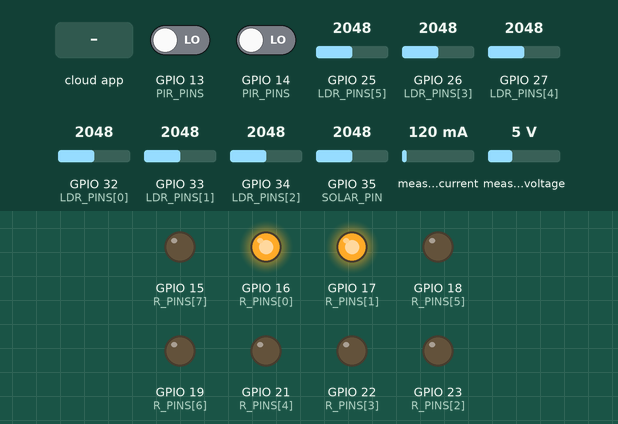
Recording of a sketch running on a simulated ESP32. Shown: output pins drawn as LEDs (lit = HIGH). The inputs (shaded band) are chosen by the test bench; at power-on: GPIO 13 (PIR_PINS) LOW, GPIO 14 (PIR_PINS) LOW, GPIO 25 (LDR_PINS[5]) = 2048, GPIO 26 (LDR_PINS[3]) = 2048, GPIO 27 (LDR_PINS[4]) = 2048, GPIO 32 (LDR_PINS[0]) = 2048, GPIO 33 (LDR_PINS[1]) = 2048, GPIO 34 (LDR_PINS[2]) = 2048, GPIO 35 (SOLAR_PIN) = 2048, measured current 120 mA, measured voltage 5 V. WiFi joins after 1.5 s; servers stay silent unless stated; the local clock reads 2024-03-15 10:24:30 at power-on unless the sketch sets it; the Firebase database answers and starts empty; what the sketch prints to the serial monitor is not drawn.

Above: at 3.7 s.
3.8 s: GPIO 13 (PIR_PINS) driven HIGH
At 4.4 s:
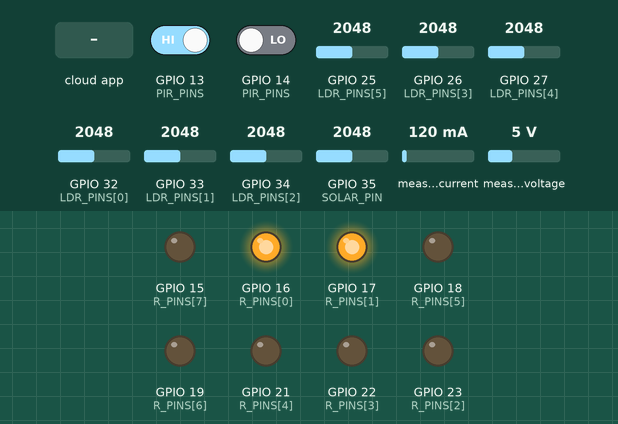
7.6 s: the phone or cloud app sets mode to AUTO
At 7.6 s:
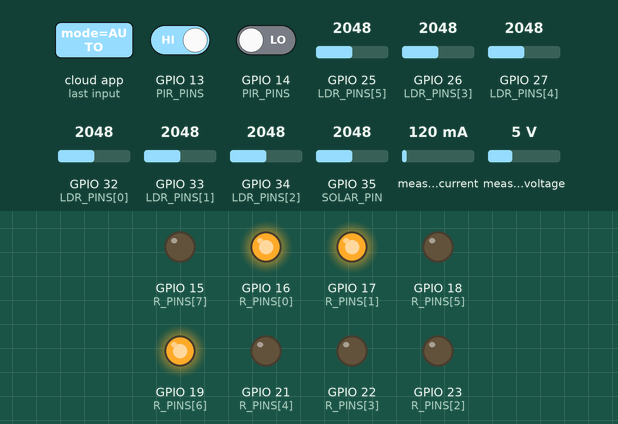
9.3 s: the phone or cloud app sets mode to MANUAL
11.2 s: the phone or cloud app sets mode to OFF
Timing chart, 0 to 14.2 s (numbered marks = the images above; inputs shaded):
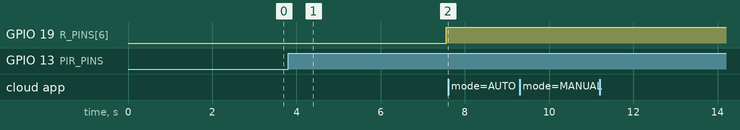

The sketch:

spms_firmware_clean.ino
```cpp
#include <WiFi.h>
#include <Firebase_ESP_Client.h>
#include <PZEM004Tv30.h>
#include <time.h>
#include <esp_task_wdt.h>
#include "secrets.h"

/* --- INDUSTRIAL CONFIGURATION --- */
/* --- PIN ASSIGNMENTS --- */
#define PZ_RX       4
#define PZ_TX       5
#define SOLAR_PIN   35
const int PIR_PINS[] = {-1, -1, -1, 13, 14, -1};
const int LDR_PINS[] = {32, 33, 34, 26, 27, 25};
const int R_PINS[]   = {16, 17, 23, 22, 21, 18, 19, 15};

/* --- THRESHOLDS & SETTINGS --- */
const float LOAD_THRESHOLD_W  = 600.0f;
const float RESTORE_W         = 480.0f;
const int   LDR_DARK_THRESH   = 500;  // >500 = Dark
const int   LDR_BRIGHT_THRESH = 2;    // Low ADC = Bright (per user request)
const unsigned long OCCUPANCY_TIMEOUT = 5000; // 5 Seconds (Immediate)
const unsigned long LDR_TIMEOUT       = 5000; // 5 Seconds

/* --- GLOBAL OBJECTS --- */
PZEM004Tv30    pzem(Serial2, PZ_RX, PZ_TX);
FirebaseData   fbdo;
FirebaseAuth   auth;
FirebaseConfig config;

/* --- STATE VARIABLES --- */
float curV = 0, curW = 0, curA = 0, curPF = 0, curFreq = 0, curSolar = 0, totalKWh = 0;
const float POWER_CALIBRATION = 1.124f;
int pirReading[6] = {0}, ldrReading[6] = {0}, ldrMain = 0, faultCount = 0;
unsigned long lastMotion[6] = {0}, lastShedTime[8] = {0}, lastFailsafeTime = 0, ldrConditionStart = 0;
bool relayState[8] = {false, false, true, true, true, true, true, true};
bool stabilized = false, aiAlive = false, currentLdrState = false, ldrPendingState = false;
String systemMode = "AUTO";

void updateRelays() {
  for (int i = 0; i < 8; i++)
    digitalWrite(R_PINS[i], relayState[i] ? LOW : HIGH);
}

void setup() {
  Serial.begin(115200);
  Serial.println("\n==========================================");
  Serial.println("  SPMS INDUSTRIAL FIRMWARE v6.0 - READY");
  Serial.println("==========================================\n");

  esp_task_wdt_config_t wdt = { .timeout_ms = 30000, .idle_core_mask = (1 << 0), .trigger_panic = true };
  esp_task_wdt_init(&wdt);
  esp_task_wdt_add(NULL);

  for (int p : R_PINS)   pinMode(p, OUTPUT);
  for (int p : PIR_PINS) if (p != -1) pinMode(p, INPUT_PULLDOWN);
  pinMode(SOLAR_PIN, INPUT);

  updateRelays();

  Serial2.begin(9600, SERIAL_8N1, PZ_RX, PZ_TX);
  delay(1000);
  pzem.setAddress(0x01);

  WiFi.begin(WIFI_NAME, WIFI_PASS);
  while (WiFi.status() != WL_CONNECTED) { delay(500); esp_task_wdt_reset(); }

  config.database_url = DB_URL;
  config.signer.tokens.legacy_token = DB_SECRET;
  Firebase.begin(&config, &auth);
  Firebase.reconnectWiFi(true);
  fbdo.setResponseSize(4096);

  configTime(19800, 0, "pool.ntp.org", "time.nist.gov");
}

void readSensors() {
  // 1. PZEM Reading
  float v = pzem.voltage();
  if (!isnan(v) && v > 50.0f) {
    curV = v; curW = pzem.power() * POWER_CALIBRATION; curA = pzem.current();
    curPF = pzem.pf(); curFreq = pzem.frequency(); faultCount = 0;
  } else {
    faultCount++;
    if (faultCount % 20 == 0 && isnan(v)) Serial2.begin(9600, SERIAL_8N1, PZ_RX, PZ_TX);
    if (faultCount >= 15) { curV = curW = curA = curPF = 0; }
  }

  // 2. LDR & PIR Reading
  long ldrSum = 0;
  for (int i = 0; i < 6; i++) {
    ldrReading[i] = analogRead(LDR_PINS[i]);
    ldrSum += ldrReading[i];
    if (PIR_PINS[i] != -1) {
      pirReading[i] = digitalRead(PIR_PINS[i]);
      if (pirReading[i] == 1) lastMotion[i] = millis();
    }
  }
  ldrMain = (int)(ldrSum / 6);

  // 3. Solar Reading
  curSolar = (analogRead(SOLAR_PIN) / 4095.0f) * 5.0f;
}

void applyLogic() {
  if (systemMode != "AUTO") return;

  // LDR Logic (Relays 0, 1) - 50 Second Timeout / Debounce
  bool immediateState = currentLdrState;
  if (ldrMain >= LDR_DARK_THRESH) { immediateState = false; } // Bright -> OFF
  else if (ldrMain <= LDR_BRIGHT_THRESH) { immediateState = true; } // Dark -> ON

  if (immediateState != currentLdrState) {
    if (ldrPendingState != immediateState) {
      ldrPendingState = immediateState;
      ldrConditionStart = millis();
    } else if (millis() - ldrConditionStart >= LDR_TIMEOUT) {
      currentLdrState = immediateState;
    }
  } else {
    ldrPendingState = currentLdrState;
  }
  relayState[0] = relayState[1] = currentLdrState;

  // Occupancy Logic (Relays 2-7) - Only runs in AUTO if AI is dead
  for (int i = 0; i < 6; i++) {
    int rid = i + 2;
    if (PIR_PINS[i] != -1) {
      bool occupied = (millis() - lastMotion[i] < OCCUPANCY_TIMEOUT);
      if (occupied) {
        // [USER REQUEST] Waiting timeout after shedding is 50 seconds
        if (millis() - lastShedTime[rid] >= 50000) {
          relayState[rid] = true;
        }
      } else {
        relayState[rid] = false;
      }
    }
  }

  // Load Shedding
  if (curW >= LOAD_THRESHOLD_W) {
    int pOrder[] = {7, 4, 6, 5, 3, 2};
    if ((millis() - lastMotion[3] >= OCCUPANCY_TIMEOUT) || (millis() - lastMotion[4] >= OCCUPANCY_TIMEOUT)) {
      int tmp[] = {5, 6, 7, 4, 3, 2};
      for(int j=0; j<6; j++) pOrder[j] = tmp[j];
    }

    for (int i = 0; i < 6; i++) {
      int rid = pOrder[i];
      if (relayState[rid]) {
        // [USER REQUEST] If floor is occupied, don't shed.
        int floorIdx = rid - 2;
        bool occupied = (floorIdx >= 0 && floorIdx < 6 && PIR_PINS[floorIdx] != -1) ? (millis() - lastMotion[floorIdx] < OCCUPANCY_TIMEOUT) : false;
        if (occupied) continue;

        relayState[rid] = false;
        lastShedTime[rid] = millis();
        break;
      }
    }
  }
  updateRelays();
}

void syncCloud() {
  if (WiFi.status() != WL_CONNECTED || !Firebase.ready()) return;

  long ts = (long)time(nullptr);
  if (ts < 1000000000L) ts = (long)(millis() / 1000);

  FirebaseJson master;
  FirebaseJson d;
  d.set("voltage", curV);
  d.set("current", curA);
  d.set("totalLoad", curW / 1000.0f);
  d.set("powerFactor", curPF);          // Added for dashboard analytics
  d.set("frequency", curFreq);          // Added for dashboard analytics
  d.set("efficiency", curPF * 100.0f);  // Added for dashboard analytics
  d.set("solarOutput", curSolar);
  d.set("energyKWh", totalKWh);
  d.set("occupancyPct", (pirReading[0] || pirReading[1] || pirReading[2] || pirReading[3] || pirReading[4] || pirReading[5]) ? 100 : 0);
  d.set("sensorFault",  (faultCount >= 6));
  d.set("ldr_lx",       ldrMain); // Main LDR value in lux
  d.set("timestamp",    ts);
  master.set("sensorData", d);

  FirebaseJson fd;
  fd.set("ldr_main", ldrMain); fd.set("timestamp", ts);
  for (int i = 0; i < 6; i++) {
    FirebaseJson fn;
    fn.set("pir", pirReading[i]); fn.set("ldr", ldrReading[i]);
    fn.set("relay_on", relayState[i + 2]);
    fd.set("floor" + String(i), fn);
  }
  master.set("floorData", fd);

  FirebaseJson rs;
  for (int i = 0; i < 8; i++) rs.set("r" + String(i), relayState[i]);
  rs.set("timestamp", ts); rs.set("ai_alive", aiAlive);
  master.set("hardware/relayStatus", rs);

  FirebaseJson h;
  h.set("uptime_s", (int)(millis() / 1000)); h.set("wifi_rssi", WiFi.RSSI());
  h.set("timestamp", ts); h.set("last_seen", ts);
  master.set("health/device", h);

  FirebaseJson integrity;
  integrity.set("score", (faultCount == 0) ? 100 : 50);
  integrity.set("status", (faultCount == 0) ? "NORMAL" : "OFFLINE");
  master.set("health/integrity", integrity);

  if (!Firebase.RTDB.updateNode(&fbdo, "/spms", &master)) {
    Serial.printf("[CLOUD] Error: %s\n", fbdo.errorReason().c_str());
  }

  // 4. Sync System Mode from Cloud
  static String lastMode = "";
  if (Firebase.RTDB.getString(&fbdo, "/spms/systemStatus/mode")) {
    systemMode = fbdo.stringData();
    if (systemMode != lastMode) {
      Serial.print("[SYSTEM] Mode Changed to: "); Serial.println(systemMode);
      lastMode = systemMode;
    }
  }

  // 5. Sync Relays from Cloud (Master Node or Manual Dashboard)
  if (systemMode != "OFF" && Firebase.RTDB.getJSON(&fbdo, "/spms/relays")) {
    FirebaseJsonData jd;
    FirebaseJson &json = fbdo.jsonObject();
    const char* keys[] = {"h1", "h2", "ground", "floor1", "floor2", "floor3", "floor4", "floor5"};

    // Only update from cloud if we aren't in a sticky failsafe cooldown
    if (millis() - lastFailsafeTime > 5000) {
      bool changed = false;
      for (int i = 0; i < 8; i++) {
        json.get(jd, keys[i]);
        if (jd.success && relayState[i] != jd.boolValue) {
          relayState[i] = jd.boolValue;
          changed = true;
        }
      }
      if (changed) updateRelays();
    }
  }

  if (Firebase.RTDB.getInt(&fbdo, "/spms/health/bridge/last_seen")) {
    long b_ts = fbdo.intData();
    aiAlive = (b_ts > 0 && (ts - b_ts) < 30);
  }
}

void loop() {
  esp_task_wdt_reset();
  static unsigned long tS = 0, tC = 0, tE = 0, tB = millis();

  if (!stabilized) {
    if (millis() - tB < 5000) {
      for (int i = 2; i < 8; i++) relayState[i] = true;
      relayState[0] = relayState[1] = false; updateRelays(); return;
    }
    stabilized = true;
  }

  if (millis() - tS > 500) {
    tS = millis();
    readSensors();

    // Emergency Hardware Failsafe (Only in AUTO mode)
    if (systemMode == "AUTO" && curW >= 650.0f) {
      int pOrder[] = {7, 4, 6, 5, 3, 2};
      if ((millis() - lastMotion[3] >= OCCUPANCY_TIMEOUT) || (millis() - lastMotion[4] >= OCCUPANCY_TIMEOUT)) {
        int tmp[] = {5, 6, 7, 4, 3, 2};
        for(int j=0; j<6; j++) pOrder[j] = tmp[j];
      }

      for (int i = 0; i < 6; i++) {
        int rid = pOrder[i];
        if (relayState[rid]) {
          // [USER REQUEST] Respect occupancy even in emergency
          int floorIdx = rid - 2;
          bool occupied = (floorIdx >= 0 && floorIdx < 6 && PIR_PINS[floorIdx] != -1) ? (millis() - lastMotion[floorIdx] < OCCUPANCY_TIMEOUT) : false;
          if (occupied) continue;

          relayState[rid] = false;
          lastShedTime[rid] = millis();
          lastFailsafeTime = millis(); // Set sticky cooldown
          break;
        }
      }
      updateRelays();
    } else if (systemMode == "MANUAL" && curW >= 650.0f) {
      // Intentionally do nothing to enforce 100% manual control
      Serial.println("[MANUAL OVERRIDE] Power exceeds 650W, but hardware failsafe is disabled.");
    }

    if (systemMode == "AUTO" && !aiAlive) applyLogic();
  }
  if (millis() - tE > 60000) { tE = millis(); if (curW > 0) totalKWh += (curW / 60000.0f); }
  if (millis() - tC > 500) { tC = millis(); syncCloud(); }
}
```

secrets.example.h
```cpp
#pragma once

#define WIFI_NAME "your-wifi-name"
#define WIFI_PASS "your-wifi-password"
#define DB_URL "https://your-project-default-rtdb.region.firebasedatabase.app"
#define DB_SECRET "your-firebase-database-token"
```

Measured:
- after the input at 3.8 s, GPIO 18 (R_PINS[5]): stays LOW (without the input it goes to HIGH after 3.8 s)
- after the input at 7.6 s, every drawn part: stays the same
- after the input at 9.3 s, every drawn part: stays the same
- after the input at 11.2 s, every drawn part: stays the same
